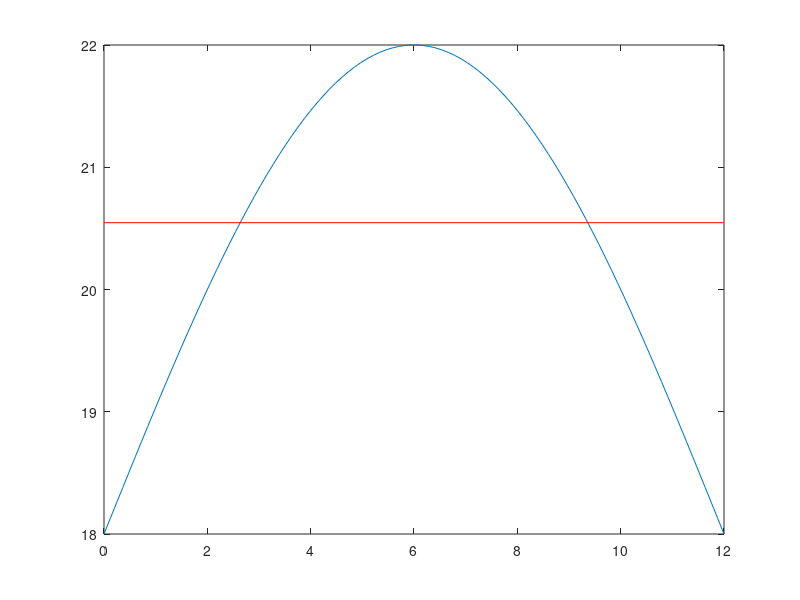

The MATLAB script that drew this image:
% Temperature average
close all;
H = @(t) 18 + 4*sin(pi*t/12);
A = (1/12) * integral(H, 0, 12)

% plot
t = linspace(0, 12);
plot(t, H(t));
hold on;
plot([0, 12], [A, A], 'r');